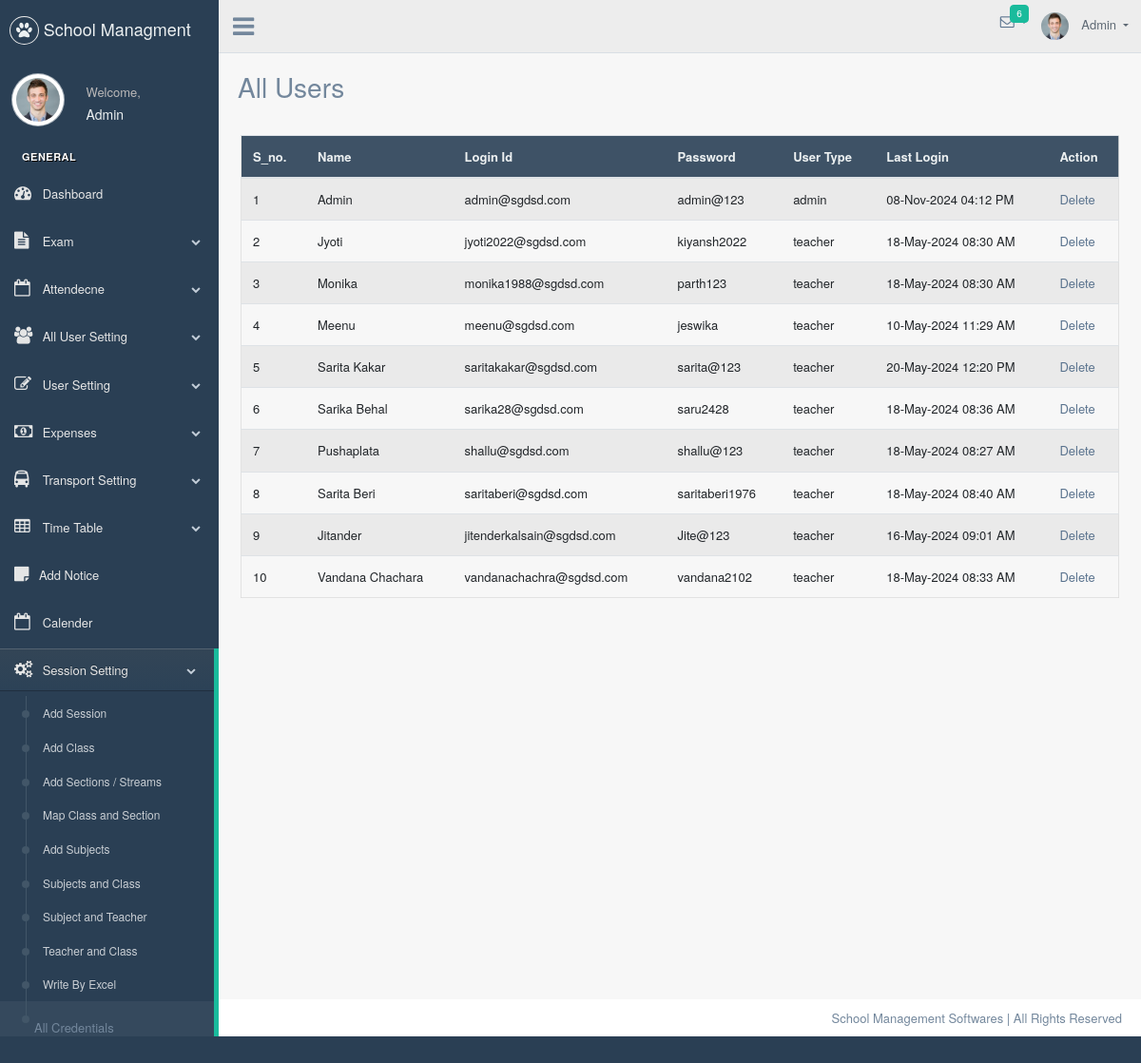
/admin/all_credentials (signed in), run on an earlier commit of the app's database.
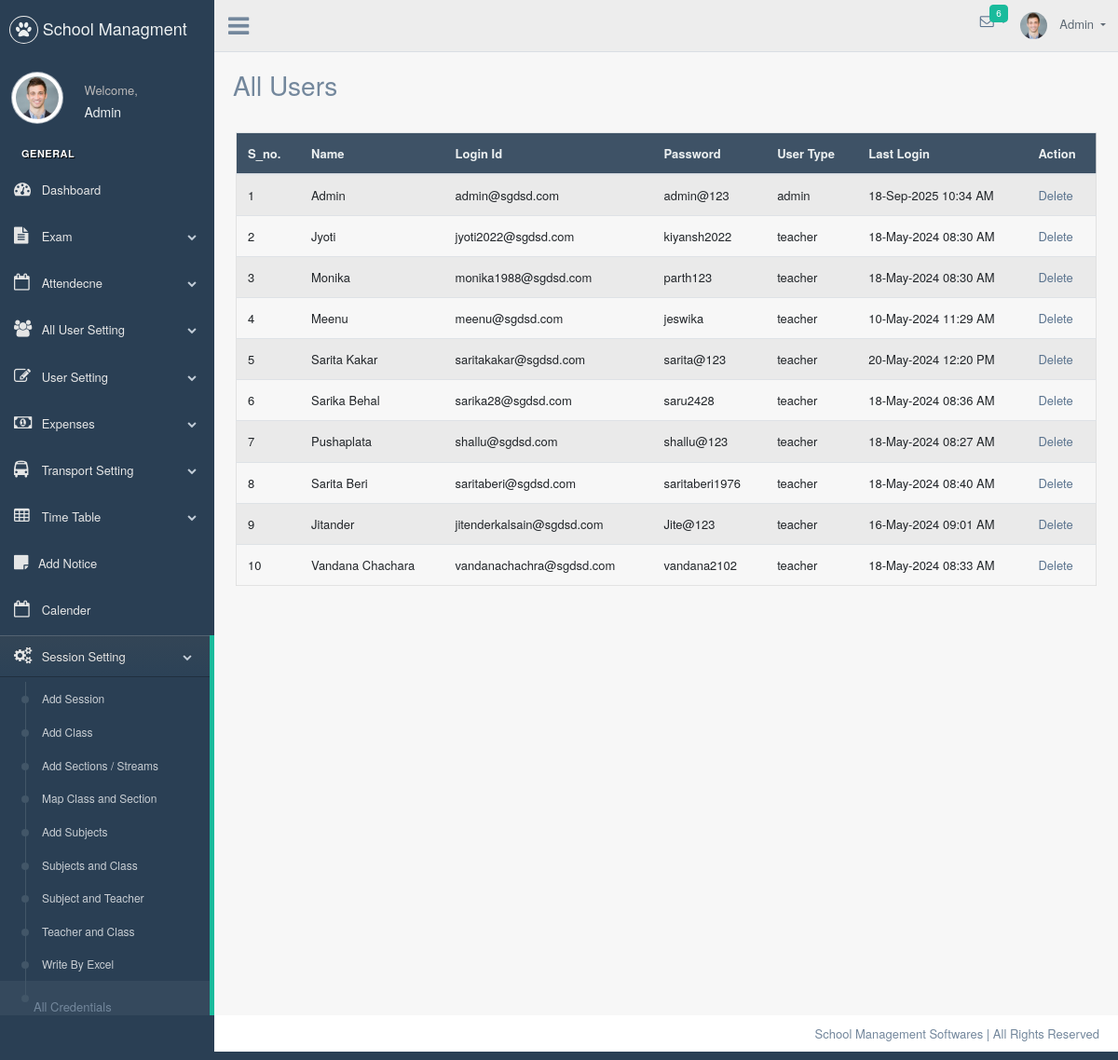
And on a later commit of the database.
### app.py (models this page shows, shortened)
class User(db.Model, UserMixin):
    id = db.Column(db.Integer, primary_key=True, unique=True)
    name = db.Column(db.Text)
    login_id = db.Column(db.Text, unique=True, index=True)
    password = db.Column(db.Text)
    user_type = db.Column(db.Text) # Admin, Teacher, Student, clerk (Teacher Attendent)
    user_status = db.Column(db.Boolean, default=False)
    last_login = db.Column(db.DateTime, nullable=True)
    login_status = db.Column(db.Boolean, default=False)
    comments = db.relationship("Comment", backref="user")
    notice_list = db.relationship("Notice", backref="user")
    teacher_id = db.Column(db.Integer, unique=True, index=True)
    exams = db.relationship("Exam", backref="user")

### app.py (the view)
@app.route(AdminUrl('/all_credentials'))
@login_required
def all_credentials():
    if admin_access():
        all_users = User.query.all()
        return render_template('all_users.html', all_users=all_users)
    else:
        "Not Allowed..."

### app.py (called while the page is built)
@login_manager.user_loader
def load_user(user_id):
    user = db.get_or_404(User, user_id)
    return user

def admin_access():
    if current_user.user_type == 'admin':
        return True
    else:
        return False

### templates/all_users.html (shortened to what this page needs)
{% extends "base.html" %}
{% block body %}
<div class="page-title">
    <div class="title_left">
        <h3>All Users</h3>
    </div>
</div>
<div class="clearfix"></div>
<div class="row">
    <div class="col-md-12">
        <div class="x_content">
            <br />
            <div class="table-responsive">
                <table class="table table-striped jambo_table bulk_action">
                    <thead>
                        <tr class="headings">
                            <th class="column-title">S_no. </th>
                            <th class="column-title">Name</th>
                            <th class="column-title">Login Id</th>
                            <th class="column-title">Password</th>
                            <th class="column-title">User Type</th>
                            <th class="column-title">Last Login</th>
                            <th class="column-title no-link last"><span class="nobr">Action</span>
                            </th>
                        </tr>
                    </thead>
                    <tbody>
                        {% for user in all_users %}
                        <tr class="pointer">
                            <td class="s_no"></td>
                            <td>{{user.name}}</td>
                            <td>{{user.login_id}}</td>
                            <td>{{user.password}}</td>
                            <td>{{user.user_type}}</td>
                            {% if user.last_login != None %}
                            <td>{{user.last_login.strftime("%d-%b-%Y %I:%M %p")}}</td>
                            {% else %}
                            <td></td>
                            {% endif %}
                            <td><a href="{{url_for('delete_user', user_id=user.id)}}">Delete</a></td>
                        </tr>
                        {% endfor %}
                    </tbody>
                </table>
            </div>
        </div>
    </div>
</div>
{% endblock %}

### templates/base.html (shortened to what the changed rows need)
<!DOCTYPE html>
<html lang="en">
<head>
	<link href="/static/vendors/bootstrap/dist/css/bootstrap.min.css" rel="stylesheet">
	<link href="/static/vendors/font-awesome/css/font-awesome.min.css" rel="stylesheet">
	<link href="/static/css/custom.css" rel="stylesheet">
</head>
<body class="nav-md">
	<div class="container body" id="add_student">
		<div class="main_container">
			<div class="col-md-3 left_col">
				<div class="left_col scroll-view">
					<div class="profile clearfix">
						<div class="profile_info">
							<span>Welcome,</span>
							<h2>{{current_user.name}}</h2>
						</div>
					</div>
					<br />
				</div>
			</div>
			<div class="top_nav">
				<div class="nav_menu">
					<nav class="nav navbar-nav">
						<ul class=" navbar-right">
							<li class="nav-item dropdown open" style="padding-left: 15px;">
								<a href="javascript:;" class="user-profile dropdown-toggle" aria-haspopup="true"
									id="navbarDropdown" data-toggle="dropdown" aria-expanded="false">
									<img src="/static/images/img.jpg" alt=""> {{current_user.name}}
								</a>
							</li>
						</ul>
					</nav>
				</div>
			</div>
			<div class="right_col" role="main">
				<div class="" id="main_content">
					{% block body %}
					{% endblock %}
				</div>
			</div>
		</div>
	</div>
</body>
</html>

What changed in the data, as far as the page shows it:
changed User "Admin": last_login "08-Nov-2024 04:12 PM" → "18-Sep-2025 10:34 AM"
